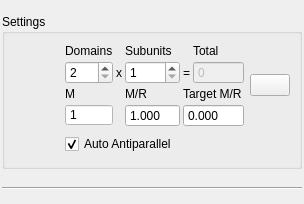
<?xml version="1.0" encoding="UTF-8"?>
<ui version="4.0">
 <class>Form</class>
 <widget class="QWidget" name="Form">
  <property name="geometry">
   <rect>
    <x>0</x>
    <y>0</y>
    <width>304</width>
    <height>204</height>
   </rect>
  </property>
  <property name="windowTitle">
   <string>Form</string>
  </property>
  <layout class="QVBoxLayout" name="verticalLayout">
   <property name="leftMargin">
    <number>2</number>
   </property>
   <property name="topMargin">
    <number>2</number>
   </property>
   <property name="rightMargin">
    <number>2</number>
   </property>
   <property name="bottomMargin">
    <number>2</number>
   </property>
   <item>
    <widget class="QGroupBox" name="config">
     <property name="sizePolicy">
      <sizepolicy hsizetype="Preferred" vsizetype="Fixed">
       <horstretch>0</horstretch>
       <verstretch>0</verstretch>
      </sizepolicy>
     </property>
     <property name="maximumSize">
      <size>
       <width>16777215</width>
       <height>155</height>
      </size>
     </property>
     <property name="title">
      <string>Settings</string>
     </property>
     <layout class="QGridLayout" name="settings_area">
      <item row="1" column="6">
       <layout class="QGridLayout" name="gridLayout">
        <property name="sizeConstraint">
         <enum>QLayout::SetMinimumSize</enum>
        </property>
        <property name="spacing">
         <number>3</number>
        </property>
        <item row="1" column="2">
         <widget class="QSpinBox" name="symmetry">
          <property name="statusTip">
           <string>Number of subunits (type of symmetry)</string>
          </property>
          <property name="suffix">
           <string/>
          </property>
          <property name="minimum">
           <number>1</number>
          </property>
         </widget>
        </item>
        <item row="1" column="1">
         <widget class="QLabel" name="times">
          <property name="text">
           <string>x</string>
          </property>
          <property name="alignment">
           <set>Qt::AlignCenter</set>
          </property>
         </widget>
        </item>
        <item row="1" column="0">
         <widget class="QSpinBox" name="subunit_count">
          <property name="statusTip">
           <string>Number of domains per subunit</string>
          </property>
          <property name="suffix">
           <string/>
          </property>
          <property name="minimum">
           <number>2</number>
          </property>
          <property name="maximum">
           <number>999</number>
          </property>
         </widget>
        </item>
        <item row="1" column="4">
         <widget class="QSpinBox" name="total_count">
          <property name="enabled">
           <bool>false</bool>
          </property>
          <property name="statusTip">
           <string>Total number of domains</string>
          </property>
          <property name="readOnly">
           <bool>false</bool>
          </property>
          <property name="buttonSymbols">
           <enum>QAbstractSpinBox::NoButtons</enum>
          </property>
          <property name="suffix">
           <string/>
          </property>
          <property name="minimum">
           <number>0</number>
          </property>
          <property name="maximum">
           <number>999999</number>
          </property>
         </widget>
        </item>
        <item row="1" column="3">
         <widget class="QLabel" name="equals">
          <property name="text">
           <string>=</string>
          </property>
          <property name="alignment">
           <set>Qt::AlignCenter</set>
          </property>
         </widget>
        </item>
        <item row="0" column="0">
         <widget class="QLabel" name="label_2">
          <property name="text">
           <string>Domains</string>
          </property>
         </widget>
        </item>
        <item row="0" column="2">
         <widget class="QLabel" name="label">
          <property name="text">
           <string>Subunits</string>
          </property>
         </widget>
        </item>
        <item row="0" column="4">
         <widget class="QLabel" name="label_3">
          <property name="text">
           <string>Total</string>
          </property>
         </widget>
        </item>
        <item row="2" column="3" colspan="2">
         <widget class="QLabel" name="label_6">
          <property name="text">
           <string>Target M/R</string>
          </property>
         </widget>
        </item>
        <item row="4" column="3" colspan="2">
         <widget class="QDoubleSpinBox" name="target_M_over_R">
          <property name="enabled">
           <bool>true</bool>
          </property>
          <property name="statusTip">
           <string>To create a closed tube M/R must be this</string>
          </property>
          <property name="styleSheet">
           <string notr="true"/>
          </property>
          <property name="readOnly">
           <bool>true</bool>
          </property>
          <property name="buttonSymbols">
           <enum>QAbstractSpinBox::NoButtons</enum>
          </property>
          <property name="decimals">
           <number>3</number>
          </property>
          <property name="maximum">
           <double>999.000000000000000</double>
          </property>
         </widget>
        </item>
        <item row="2" column="2">
         <widget class="QLabel" name="label_5">
          <property name="text">
           <string>M/R</string>
          </property>
         </widget>
        </item>
        <item row="4" column="2">
         <widget class="QDoubleSpinBox" name="M_over_R">
          <property name="enabled">
           <bool>true</bool>
          </property>
          <property name="statusTip">
           <string>Sum of all ms from all subunits</string>
          </property>
          <property name="styleSheet">
           <string notr="true"/>
          </property>
          <property name="readOnly">
           <bool>true</bool>
          </property>
          <property name="buttonSymbols">
           <enum>QAbstractSpinBox::NoButtons</enum>
          </property>
          <property name="prefix">
           <string/>
          </property>
          <property name="decimals">
           <number>3</number>
          </property>
          <property name="minimum">
           <double>1.000000000000000</double>
          </property>
          <property name="maximum">
           <double>999.000000000000000</double>
          </property>
         </widget>
        </item>
        <item row="2" column="0">
         <widget class="QLabel" name="label_4">
          <property name="text">
           <string>M</string>
          </property>
         </widget>
        </item>
        <item row="4" column="0">
         <widget class="QSpinBox" name="M">
          <property name="enabled">
           <bool>false</bool>
          </property>
          <property name="statusTip">
           <string>Sum of all ms across all subunits</string>
          </property>
          <property name="styleSheet">
           <string notr="true">QSpinBox::disabled{background: rgb(255, 255, 255);
                                                color: rgb(0, 0, 0)}
                                            </string>
          </property>
          <property name="buttonSymbols">
           <enum>QAbstractSpinBox::NoButtons</enum>
          </property>
          <property name="minimum">
           <number>1</number>
          </property>
          <property name="maximum">
           <number>999</number>
          </property>
         </widget>
        </item>
       </layout>
      </item>
      <item row="1" column="0">
       <spacer name="horizontalSpacer">
        <property name="orientation">
         <enum>Qt::Horizontal</enum>
        </property>
        <property name="sizeHint" stdset="0">
         <size>
          <width>40</width>
          <height>20</height>
         </size>
        </property>
       </spacer>
      </item>
      <item row="2" column="6">
       <widget class="QCheckBox" name="auto_antiparallel">
        <property name="text">
         <string>Auto Antiparallel</string>
        </property>
        <property name="checked">
         <bool>true</bool>
        </property>
       </widget>
      </item>
      <item row="1" column="7">
       <widget class="QPushButton" name="update_table">
        <property name="sizePolicy">
         <sizepolicy hsizetype="Fixed" vsizetype="Fixed">
          <horstretch>0</horstretch>
          <verstretch>0</verstretch>
         </sizepolicy>
        </property>
        <property name="text">
         <string/>
        </property>
       </widget>
      </item>
     </layout>
    </widget>
   </item>
   <item>
    <widget class="Line" name="line">
     <property name="orientation">
      <enum>Qt::Horizontal</enum>
     </property>
    </widget>
   </item>
  </layout>
 </widget>
 <resources/>
 <connections/>
</ui>
